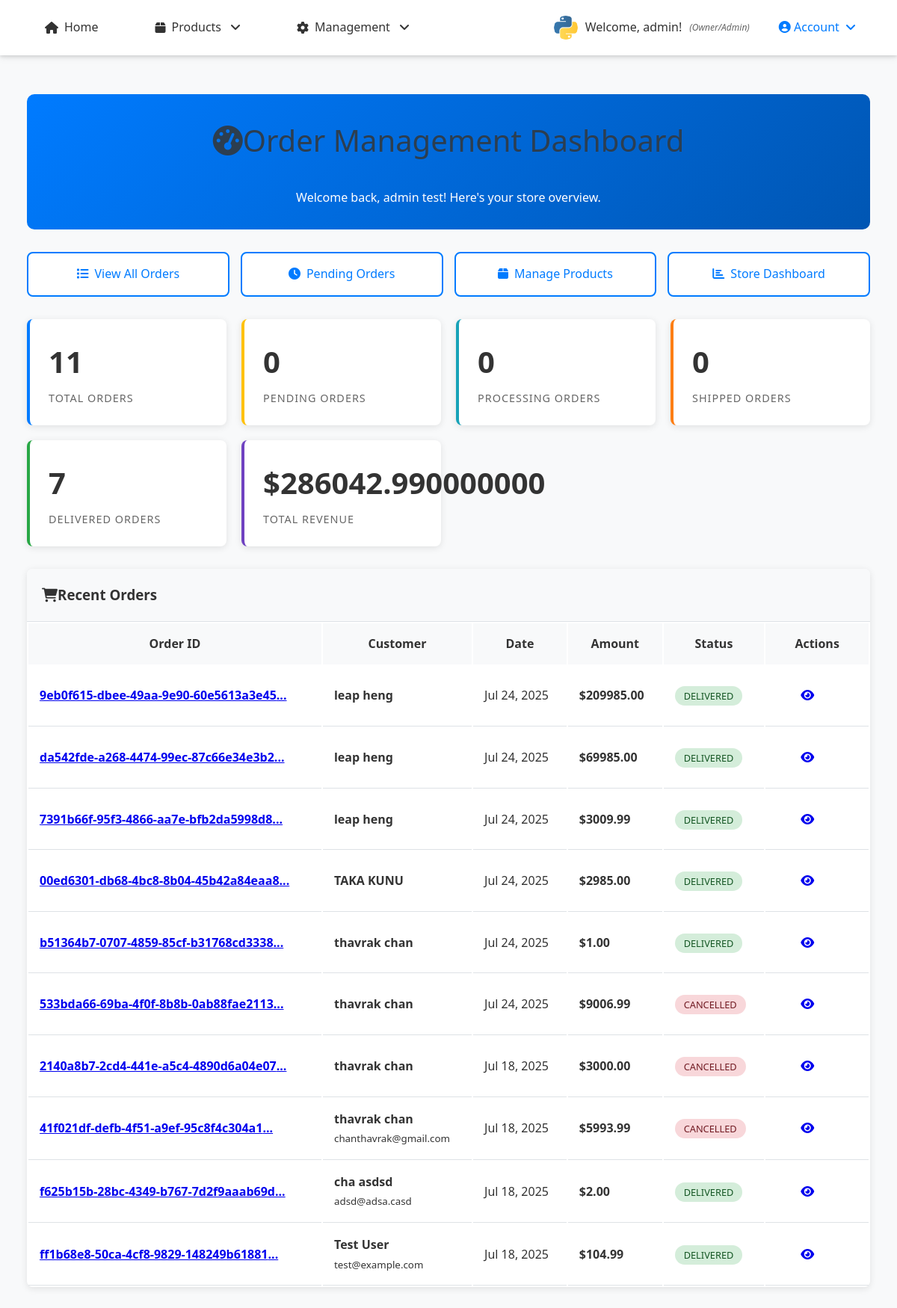
Page /payment/admin/ (signed in) on the committed database.
### accounts/models.py (models this page shows, shortened)
class UserProfile(models.Model):
    ROLE_CHOICES = [
        ('customer', 'Customer'),
        ('staff', 'Staff'),
        ('owner', 'Owner/Admin'),
    ]
    user = models.OneToOneField(User, on_delete=models.CASCADE, related_name='profile')
    phone_number = models.CharField(max_length=15, blank=True, null=True)
    address = models.TextField(blank=True, null=True)
    date_of_birth = models.DateField(blank=True, null=True)
    profile_picture = models.ImageField(upload_to='profiles/', blank=True, null=True)
    role = models.CharField(max_length=20, choices=ROLE_CHOICES, default='customer')
    billing_first_name = models.CharField(max_length=100, blank=True, null=True)
    billing_last_name = models.CharField(max_length=100, blank=True, null=True)
    billing_email = models.EmailField(blank=True, null=True)
    billing_phone = models.CharField(max_length=20, blank=True, null=True)
    billing_address = models.TextField(blank=True, null=True)
    billing_city = models.CharField(max_length=100, blank=True, null=True)
    billing_state = models.CharField(max_length=100, blank=True, null=True)
    billing_postal_code = models.CharField(max_length=20, blank=True, null=True)
    billing_country = models.CharField(max_length=100, blank=True, null=True)
    shipping_first_name = models.CharField(max_length=100, blank=True, null=True)
    shipping_last_name = models.CharField(max_length=100, blank=True, null=True)
    shipping_phone = models.CharField(max_length=20, blank=True, null=True)
    shipping_address = models.TextField(blank=True, null=True)
    shipping_city = models.CharField(max_length=100, blank=True, null=True)
    shipping_state = models.CharField(max_length=100, blank=True, null=True)
    shipping_postal_code = models.CharField(max_length=20, blank=True, null=True)
    shipping_country = models.CharField(max_length=100, blank=True, null=True)
    created_at = models.DateTimeField(auto_now_add=True)
    updated_at = models.DateTimeField(auto_now=True)
    def can_access_admin(self):
        return self.role == 'owner' or self.user.is_superuser
    def can_manage_products(self):
        return self.role in ['staff', 'owner'] or self.user.is_superuser
    def can_access_dashboard(self):
        return self.role in ['staff', 'owner'] or self.user.is_superuser
    class Meta:
        verbose_name = "User Profile"
        verbose_name_plural = "User Profiles"

### orders/models.py (models this page shows, shortened)
class Order(models.Model):
    ORDER_STATUS_CHOICES = [
        ('pending', 'Pending'),
        ('confirmed', 'Confirmed'),
        ('processing', 'Processing'),
        ('shipped', 'Shipped'),
        ('delivered', 'Delivered'),
        ('cancelled', 'Cancelled'),
        ('refunded', 'Refunded'),
    ]
    order_id = models.UUIDField(default=uuid.uuid4, unique=True, editable=False)
    user = models.ForeignKey(User, on_delete=models.CASCADE, related_name='orders')
    status = models.CharField(max_length=20, choices=ORDER_STATUS_CHOICES, default='pending')
    first_name = models.CharField(max_length=100)
    last_name = models.CharField(max_length=100)
    email = models.EmailField()
    phone = models.CharField(max_length=20)
    shipping_first_name = models.CharField(max_length=100, blank=True)
    shipping_last_name = models.CharField(max_length=100, blank=True)
    shipping_phone = models.CharField(max_length=20, blank=True)
    shipping_address = models.TextField()
    shipping_city = models.CharField(max_length=100)
    shipping_state = models.CharField(max_length=100)
    shipping_postal_code = models.CharField(max_length=20)
    shipping_country = models.CharField(max_length=100, default='Cambodia')
    total_amount = models.DecimalField(max_digits=10, decimal_places=2)
    shipping_cost = models.DecimalField(max_digits=10, decimal_places=2, default=0.00)
    tax_amount = models.DecimalField(max_digits=10, decimal_places=2, default=0.00)
    created_at = models.DateTimeField(auto_now_add=True)
    updated_at = models.DateTimeField(auto_now=True)
    order_notes = models.TextField(blank=True, null=True)
    class Meta:
        ordering = ['-created_at']
    @property
    def grand_total(self):
        from decimal import Decimal
        total = Decimal(str(self.total_amount)) if self.total_amount else Decimal('0.00')
        shipping = Decimal(str(self.shipping_cost)) if self.shipping_cost else Decimal('0.00')
        tax = Decimal(str(self.tax_amount)) if self.tax_amount else Decimal('0.00')
        return total + shipping + tax

### payment/views.py (the view)
# urls.py: path('admin/', views.admin_dashboard, name='admin_dashboard'),
@login_required
def admin_dashboard(request):
    if not (request.user.is_staff or hasattr(request.user, 'profile') and request.user.profile.can_access_dashboard()):
        raise Http404
    from django.db.models import Count, Sum
    from datetime import datetime, timedelta
    total_orders = Order.objects.count()
    pending_orders = Order.objects.filter(status='pending').count()
    processing_orders = Order.objects.filter(status__in=['confirmed', 'processing']).count()
    shipped_orders = Order.objects.filter(status='shipped').count()
    delivered_orders = Order.objects.filter(status='delivered').count()
    cancelled_orders = Order.objects.filter(status='cancelled').count()
    total_revenue = Order.objects.filter(status='delivered').aggregate(
        total=Sum('total_amount')
    )['total'] or Decimal('0.00')
    thirty_days_ago = datetime.now() - timedelta(days=30)
    recent_orders = Order.objects.filter(created_at__gte=thirty_days_ago).count()
    orders_by_status = Order.objects.values('status').annotate(count=Count('id'))
    latest_orders = Order.objects.select_related('user').order_by('-created_at')[:10]
    context = {
        'total_orders': total_orders,
        'pending_orders': pending_orders,
        'processing_orders': processing_orders,
        'shipped_orders': shipped_orders,
        'delivered_orders': delivered_orders,
        'cancelled_orders': cancelled_orders,
        'total_revenue': total_revenue,
        'recent_orders': recent_orders,
        'latest_orders': latest_orders,
        'orders_by_status': orders_by_status,
    }
    return render(request, 'payment/admin/dashboard.html', context)

### payment/templates/payment/admin/dashboard.html (shortened to what this page needs)
{% extends 'base.html' %}
{% load static %}
{% block content %}
<div class="dashboard-container">
    <div class="dashboard-header">
        <h1><i class="fas fa-tachometer-alt me-3"></i>Order Management Dashboard</h1>
        <p class="mb-0">Welcome back, {{ user.get_full_name|default:user.username }}! Here's your store overview.</p>
    </div>
    <div class="quick-actions">
        <a href="{% url 'payment:admin_order_list' %}" class="action-btn">
            <i class="fas fa-list"></i>View All Orders
        </a>
        <a href="{% url 'payment:admin_order_list' %}?status=pending" class="action-btn">
            <i class="fas fa-clock"></i>Pending Orders
        </a>
        <a href="{% url 'products:product_list' %}" class="action-btn">
            <i class="fas fa-box"></i>Manage Products
        </a>
        <a href="{% url 'store:dashboard' %}" class="action-btn">
            <i class="fas fa-chart-bar"></i>Store Dashboard
        </a>
    </div>
    <div class="stats-grid">
        <div class="stat-card">
            <div class="stat-number">{{ total_orders }}</div>
            <div class="stat-label">Total Orders</div>
        </div>
        <div class="stat-card pending">
            <div class="stat-number">{{ pending_orders }}</div>
            <div class="stat-label">Pending Orders</div>
        </div>
        <div class="stat-card processing">
            <div class="stat-number">{{ processing_orders }}</div>
            <div class="stat-label">Processing Orders</div>
        </div>
        <div class="stat-card shipped">
            <div class="stat-number">{{ shipped_orders }}</div>
            <div class="stat-label">Shipped Orders</div>
        </div>
        <div class="stat-card delivered">
            <div class="stat-number">{{ delivered_orders }}</div>
            <div class="stat-label">Delivered Orders</div>
        </div>
        <div class="stat-card revenue">
            <div class="stat-number">${{ total_revenue }}</div>
            <div class="stat-label">Total Revenue</div>
        </div>
    </div>
    <div class="recent-orders">
        <div class="recent-orders-header">
            <h3><i class="fas fa-shopping-cart me-2"></i>Recent Orders</h3>
        </div>
        <table class="order-table">
            <thead>
                <tr>
                    <th>Order ID</th>
                    <th>Customer</th>
                    <th>Date</th>
                    <th>Amount</th>
                    <th>Status</th>
                    <th>Actions</th>
                </tr>
            </thead>
            <tbody>
                {% for order in latest_orders %}
                <tr>
                    <td>
                        <a href="{% url 'payment:admin_order_detail' order.order_id %}" class="text-decoration-none">
                            <strong>{{ order.order_id|slice:":8" }}...</strong>
                        </a>
                    </td>
                    <td>
                        <strong>{{ order.first_name }} {{ order.last_name }}</strong><br>
                        <small class="text-muted">{{ order.email }}</small>
                    </td>
                    <td>{{ order.created_at|date:"M d, Y" }}</td>
                    <td><strong>${{ order.grand_total }}</strong></td>
                    <td>
                        <span class="status-badge status-{{ order.status }}">
                            {{ order.get_status_display }}
                        </span>
                    </td>
                    <td>
                        <a href="{% url 'payment:admin_order_detail' order.order_id %}"
                           class="btn btn-sm btn-outline-primary">
                            <i class="fas fa-eye"></i>
                        </a>
                    </td>
                </tr>
                {% empty %}
                <tr>
                    <td colspan="6" class="text-center text-muted py-4">No orders found</td>
                </tr>
                {% endfor %}
            </tbody>
        </table>
    </div>
</div>
{% endblock %}

### store/templates/base.html (shortened to what this page needs)
{% load static %}
<!DOCTYPE html>
<html lang="en">
<head>
    <link rel="stylesheet" href="https://cdnjs.cloudflare.com/ajax/libs/font-awesome/6.0.0/css/all.min.css">
    <link rel="stylesheet" href="{% static 'store/css/style.css' %}">
</head>
<body>
    <header>
        <nav>
            <ul>
                <li><a href="{% url 'store:home' %}">
                    <i class="fas fa-home"></i> Home
                </a></li>
                <li class="dropdown">
                    <a href="#" class="dropdown-toggle">
                        <i class="fas fa-box"></i> Products
                    </a>
                </li>
                {% if user.is_authenticated %}
                    {% if user.profile.role == 'staff' or user.profile.role == 'owner' %}
                        <li class="dropdown">
                            <a href="#" class="dropdown-toggle">
                                <i class="fas fa-cog"></i> Management
                            </a>
                        </li>
                    {% endif %}
                {% endif %}
            </ul>
            <div class="auth-nav">
                {% if user.is_authenticated %}
                    <div class="user-info">
                        {% if user.profile.profile_picture %}
                            <img src="{{ user.profile.profile_picture.url }}" alt="Profile" class="user-avatar">
                        {% else %}
                            <div class="user-default-avatar">
                                {{ user.first_name|first|default:user.username|first }}
                            </div>
                        {% endif %}
                        <span>Welcome, {{ user.first_name|default:user.username }}!</span>
                        <small class="user-role">({{ user.profile.get_role_display }})</small>
                    </div>
                    <div class="dropdown">
                        <a href="#" class="dropdown-toggle" style="color: #007bff; font-weight: 500;">
                            <i class="fas fa-user-circle"></i> Account
                        </a>
                    </div>
                {% endif %}
            </div>
        </nav>
    </header>
    <main>
        <div class="container">
            {% block content %}
            {% endblock %}
        </div>
    </main>
</body>
</html>

### rows in the picture
Order: order_id "9eb0f615-dbee-49aa-9e90-60e5613a3e45", first_name "leap", last_name "heng", created_at "Jul 24, 2025", grand_total "209985.00", status "DELIVERED"
Order: order_id "da542fde-a268-4474-99ec-87c66e34e3b2", first_name "leap", last_name "heng", created_at "Jul 24, 2025", grand_total "69985.00", status "DELIVERED"
Order: order_id "7391b66f-95f3-4866-aa7e-bfb2da5998d8", first_name "leap", last_name "heng", created_at "Jul 24, 2025", grand_total "3009.99", status "DELIVERED"
Order: order_id "00ed6301-db68-4bc8-8b04-45b42a84eaa8", first_name "TAKA", last_name "KUNU", created_at "Jul 24, 2025", grand_total "2985.00", status "DELIVERED"
Order: order_id "b51364b7-0707-4859-85cf-b31768cd3338", first_name "thavrak", last_name "chan", created_at "Jul 24, 2025", grand_total "1.00", status "DELIVERED"
Order: order_id "533bda66-69ba-4f0f-8b8b-0ab88fae2113", first_name "thavrak", last_name "chan", created_at "Jul 24, 2025", grand_total "9006.99", status "CANCELLED"
Order: order_id "2140a8b7-2cd4-441e-a5c4-4890d6a04e07", first_name "thavrak", last_name "chan", created_at "Jul 18, 2025", grand_total "3000.00", status "CANCELLED"
Order: order_id "41f021df-defb-4f51-a9ef-95c8f4c304a1", first_name "thavrak", last_name "chan", email "chanthavrak@gmail.com", created_at "Jul 18, 2025", grand_total "5993.99", status "CANCELLED"
Order: order_id "f625b15b-28bc-4349-b767-7d2f9aaab69d", first_name "cha", last_name "asdsd", email "adsd@adsa.casd", created_at "Jul 18, 2025", grand_total "2.00", status "DELIVERED"
Order: order_id "ff1b68e8-50ca-4cf8-9829-148249b61881", first_name "Test", last_name "User", email "test@example.com", created_at "Jul 18, 2025", grand_total "104.99", status "DELIVERED"

### other values in the picture
{{ user.first_name|default:user.username }} "admin"
{{ user.profile.get_role_display }} "Owner/Admin"
{{ user.get_full_name|default:user.username }} "admin test"
{{ total_orders }} "11"
{{ pending_orders }} "0"
{{ processing_orders }} "0"
{{ shipped_orders }} "0"
{{ delivered_orders }} "7"
{{ total_revenue }} "286042.990000000"
